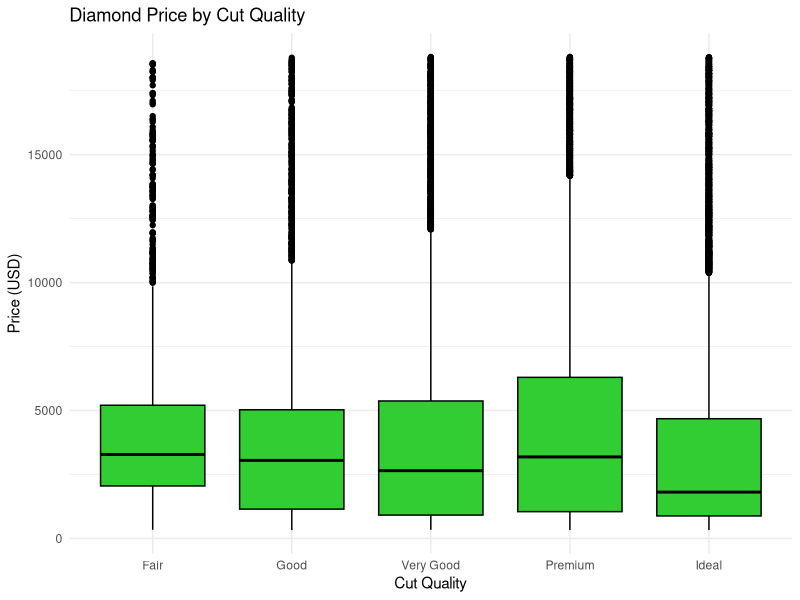

Here is the R script that generated this plot:
## ---- chunk 1
#Load necessary packages
library(ggplot2)

#Boxplot between Price and Cut
ggplot(data = diamonds, aes(x = cut, y = price)) +
  geom_boxplot(fill = "limegreen", color = "black") +
  labs(
    title = "Diamond Price by Cut Quality",
    x = "Cut Quality",
    y = "Price (USD)"
  ) +
  theme_minimal()

#Added comments for Git commit
